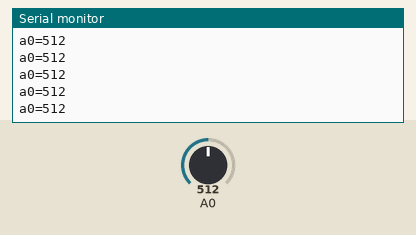
A sketch run on a simulated Arduino Uno, built with avr-gcc and run on an emulated ATmega328P. On the bench: the last lines printed to the serial monitor. The inputs (shaded band) are chosen by the test bench; at power-on: A0 = 512.

Above: at 4.2 s.
4.3 s: A0 set to 987
At 4.34 s:
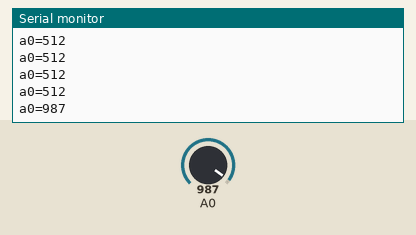
5.8 s: A0 set to 1014
At 5.8 s:
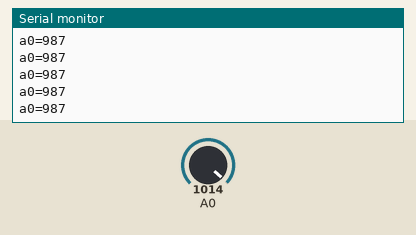
Timing chart, 0 to 8.3 s (numbered marks = the images above; inputs shaded):
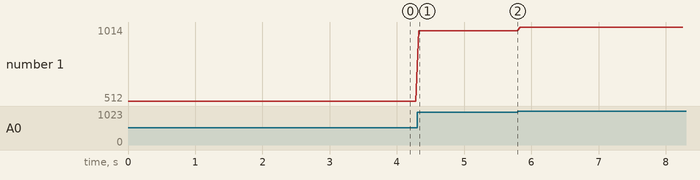

Measured:
- after the input at 4.3 s, the serial monitor: prints a new line at once (image 1)
- plotted number 1: 512 → 987 after the input at 4.3 s, 987 → 1014 after the input at 5.8 s

The sketch:

serial_adc.ino
```cpp
void setup() { Serial.begin(9600); Serial.println("hola"); }
void loop() { Serial.print("a0="); Serial.println(analogRead(A0)); delay(50); }
```
